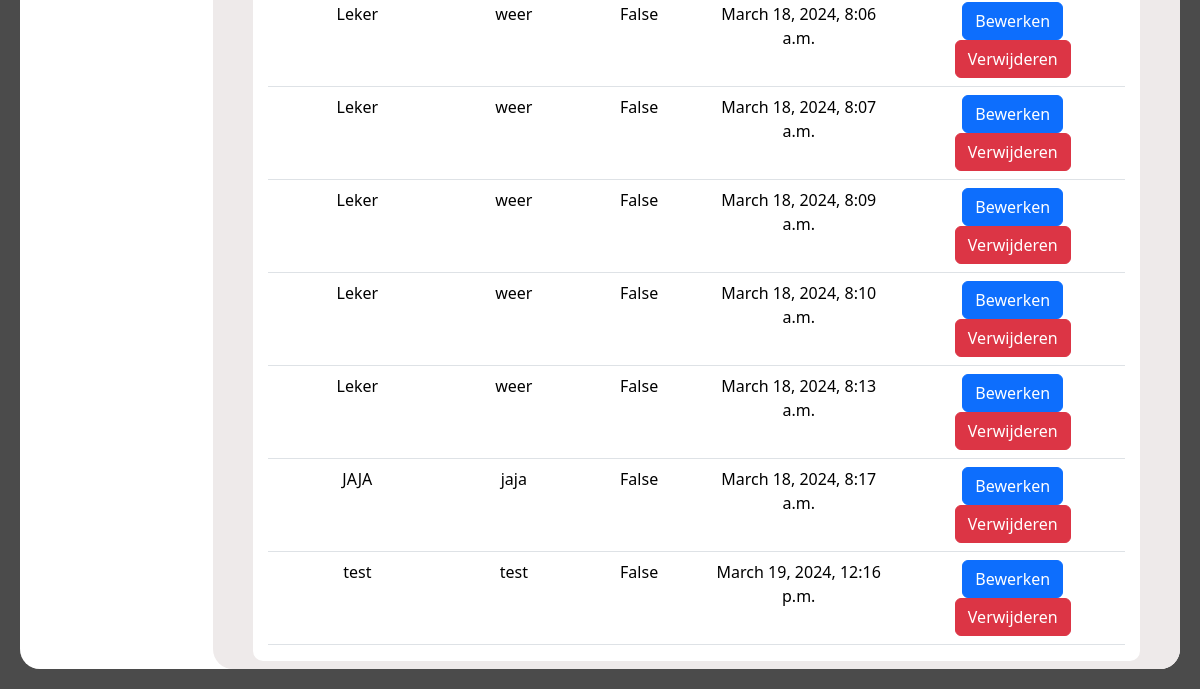
/beheerder/users (signed in, lower part), run on an earlier commit of the app's database.
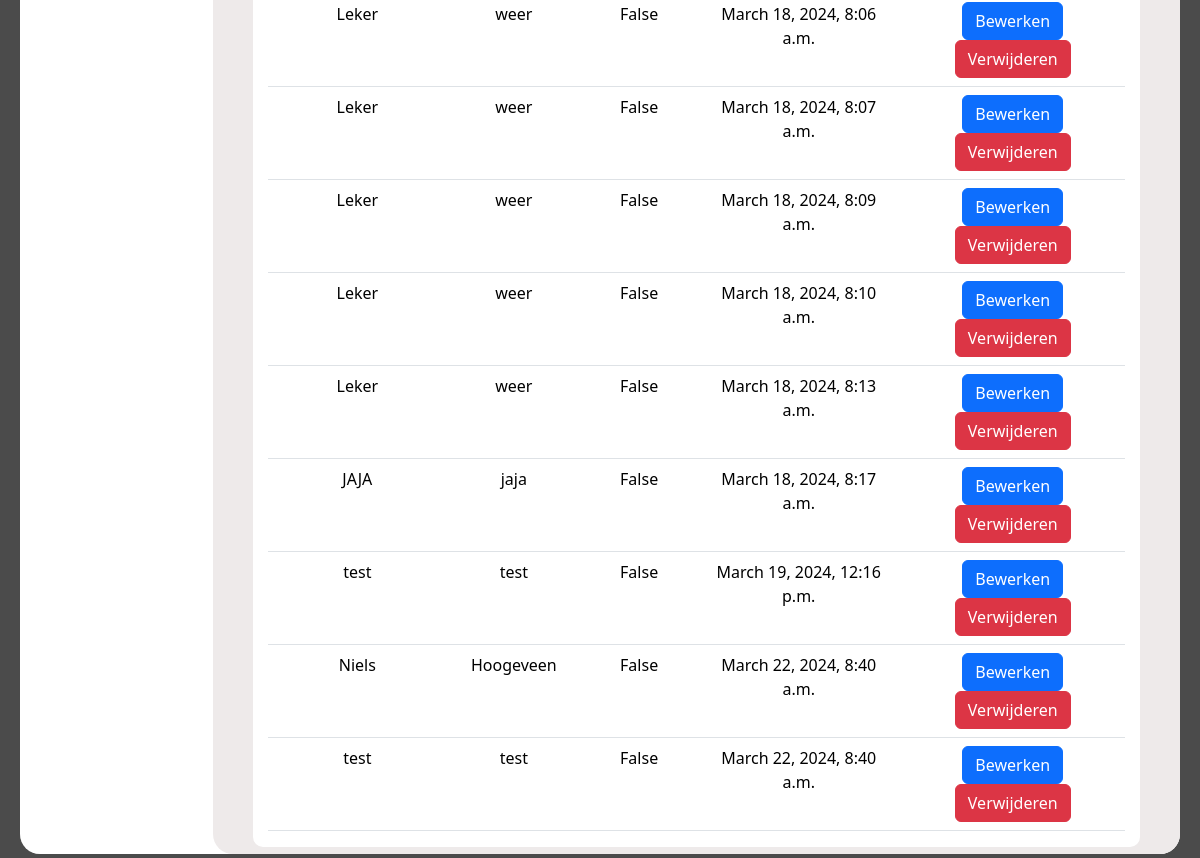
And on a later commit of the database.
### ervaringsdeskundige/models.py (models this page shows, shortened)
class User(AbstractUser):
    first_name = models.CharField(max_length=100)
    last_name = models.CharField(max_length=100)
    postcode = models.CharField(max_length=10)
    geslacht = models.CharField(
        max_length=10, choices=[("M", "Man"), ("V", "Vrouw"), ("0", "Anders")]
    )
    email = models.EmailField()
    telefoonnummer = models.CharField(max_length=100)
    geboortedatum = models.DateField()
    gebruikte_hulpmiddelen = models.TextField(max_length=200)
    bijzonderheden = models.TextField(max_length=100, default="", blank=True)
    beschikbaar_vanaf = models.DateTimeField()
    beschikbaar_tot = models.DateTimeField()
    bijzonderheden_beschikbaarheid = models.TextField(
        max_length=100, blank=True
        )
    username = models.CharField(max_length=100, unique=True)
    voorkeur_benadering = models.CharField(max_length=20)
    status = models.CharField(max_length=10, default=1)
    opmerking_verwijderd = models.TextField(blank=True, null=True)
    datum_goedgekeurd = models.DateTimeField(blank=True, null=True)
    goedegekeurd_door = models.CharField(max_length=100, null=True)
    groups = models.ManyToManyField(
        Group,
        verbose_name="groups",
        related_name="user_groups",
        blank=True,
        help_text="The groups this user belongs to. A user will get all permissions granted to each of their groups.",
        related_query_name="user",
    )
    user_permissions = models.ManyToManyField(
        Permission,
        verbose_name="user permissions",
        related_name="user_user_permissions",
        blank=True,
        help_text="Specific permissions for this user.",
        related_query_name="user",
    )

### beheerder/views.py (the view)
# urls.py: path('users', views.user_list, name="user_list"),
@staff_member_required
def user_list(request):
    ervaringsdeskundigen = User.objects.values(
        'id',
        'first_name',
        'last_name',
        'is_superuser',
        'is_staff',
        'date_joined'
        )
    all_users = list(ervaringsdeskundigen)
    return render(request, 'beheerder/users.html', {'all_users': all_users})

### templates/beheerder/users.html (shortened to what this page needs)
{% extends "beheerder/inner_base.html" %}
{% block inner_content %}
          <br>
          <div class="d-flex justify-content-center align-items-center" >
            <div id="card" class="container m-3">
                <table id="users-table" class="table">
                    <tbody>
                        {% for user in all_users %}
                            <tr>
                                <td>{{ user.first_name }}</td>
                                <td>{{ user.last_name }}</td>
                                <td>{{ user.is_staff }}</td>
                                <td>{{ user.date_joined }}</td>
                                <td>
                                    <a href="{% url 'user_edit' user.id %}" class="btn btn-primary">Bewerken</a>
                                    <a href="{% url 'user_delete' user.id %}" class="btn btn-danger">Verwijderen</a>
                                </td>
                            </tr>
                        {% endfor %}
                    </tbody>
                </table>
            </div>
        </div>
{% endblock %}

What changed in the data, as far as the page shows it:
added User: first_name "Niels", last_name "Hoogeveen", is_staff "False", date_joined "March 22, 2024, 8:40 a.m."
added User: first_name "test", last_name "test", is_staff "False", date_joined "March 22, 2024, 8:40 a.m."
